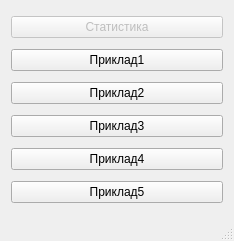
<?xml version="1.0" encoding="UTF-8"?>
<ui version="4.0">
 <class>MainWindow</class>
 <widget class="QMainWindow" name="MainWindow">
  <property name="geometry">
   <rect>
    <x>0</x>
    <y>0</y>
    <width>234</width>
    <height>241</height>
   </rect>
  </property>
  <property name="windowTitle">
   <string>Теорія Ймовірностей</string>
  </property>
  <property name="windowIcon">
   <iconset resource="resources.qrc">
    <normaloff>:/dice.png</normaloff>:/dice.png</iconset>
  </property>
  <widget class="QWidget" name="centralWidget">
   <layout class="QGridLayout" name="gridLayout">
    <item row="1" column="0">
     <widget class="QPushButton" name="exempl_1">
      <property name="text">
       <string>Приклад1</string>
      </property>
     </widget>
    </item>
    <item row="2" column="0">
     <widget class="QPushButton" name="exempl_2">
      <property name="text">
       <string>Приклад2</string>
      </property>
     </widget>
    </item>
    <item row="3" column="0">
     <widget class="QPushButton" name="exempl_3">
      <property name="text">
       <string>Приклад3</string>
      </property>
     </widget>
    </item>
    <item row="4" column="0">
     <widget class="QPushButton" name="exempl_4">
      <property name="text">
       <string>Приклад4</string>
      </property>
     </widget>
    </item>
    <item row="5" column="0">
     <widget class="QPushButton" name="exempl_5">
      <property name="text">
       <string>Приклад5</string>
      </property>
     </widget>
    </item>
    <item row="0" column="0">
     <widget class="QPushButton" name="st_but">
      <property name="enabled">
       <bool>false</bool>
      </property>
      <property name="text">
       <string>Статистика</string>
      </property>
     </widget>
    </item>
   </layout>
  </widget>
  <widget class="QStatusBar" name="statusBar"/>
 </widget>
 <layoutdefault spacing="6" margin="11"/>
 <resources>
  <include location="resources.qrc"/>
 </resources>
 <connections/>
</ui>
